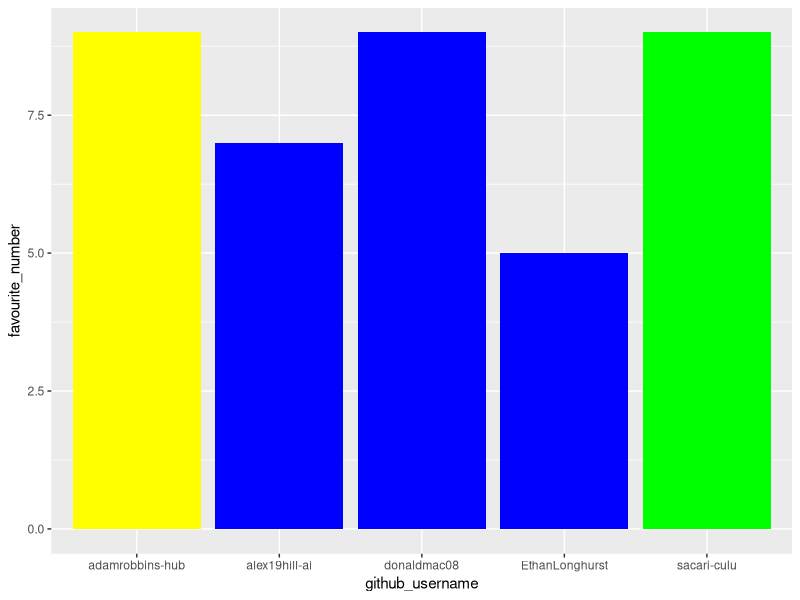

This figure's R source:
## ---- chunk 1
library(tidyverse) 
## ---- chunk 2
team_data <- tibble(
  name = c("Ethan", "Adam", 
           "Sacari", "Donald","Alex"),
  github_username = c("EthanLonghurst", "adamrobbins-hub", "sacari-culu", 
                      "donaldmac08", "alex19hill-ai"), 
  colour = c("blue", "yellow", "green", 
             "blue", "blue"),
  hobby = c("football", "music", "basketball", 
            "rugby", "tennis"),
  favourite_number = c(5, 9, 9, 9, 7)
  )

team_data
## ---- chunk 3
p1 <- ggplot(data = team_data, 
             mapping = aes(x = github_username, 
                           y = favourite_number,
                           fill = colour), 
             ) +
   geom_col() +
   scale_fill_identity()
p1
